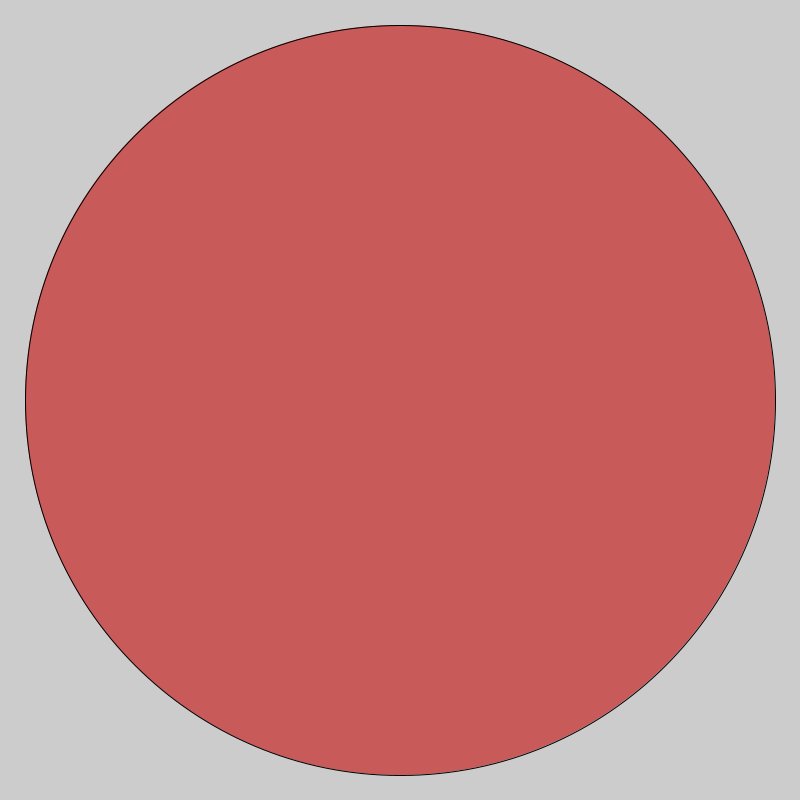
Frame 1 (no input)
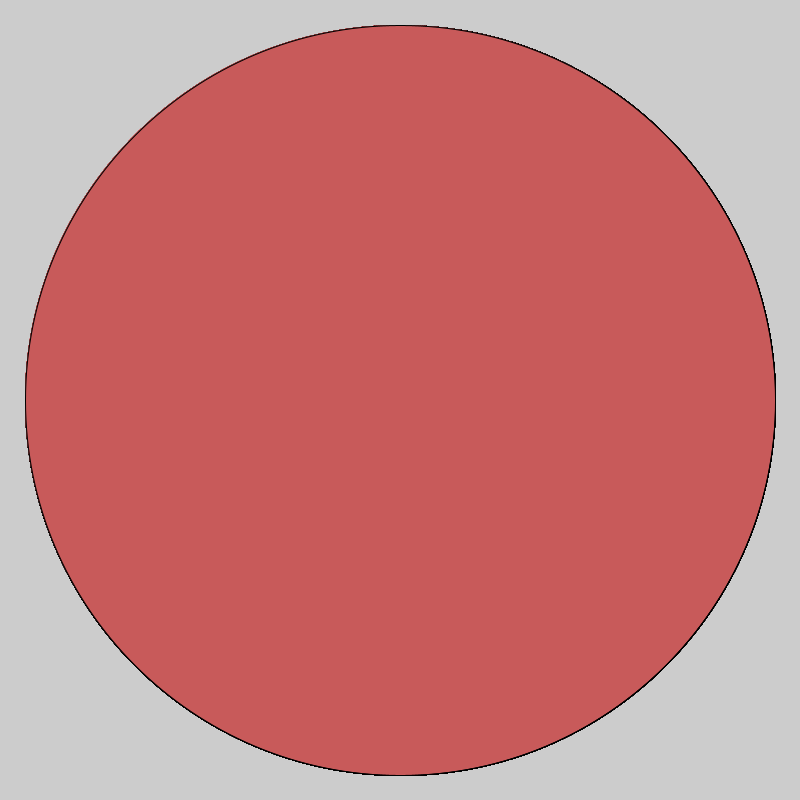
Frame 60 (the mouse pressed at the canvas centre just before this capture)
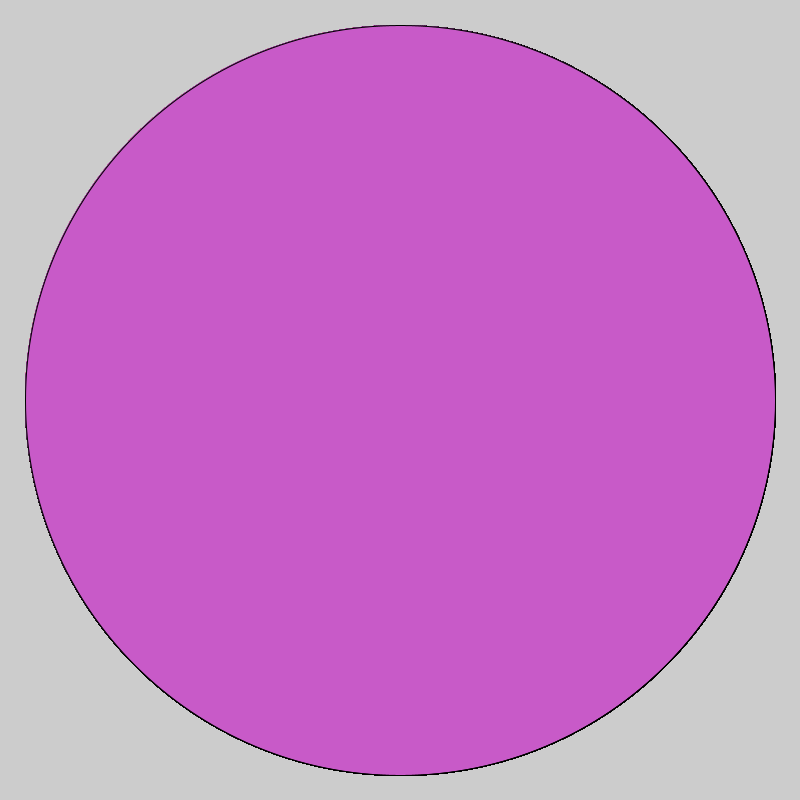
Frame 120 (the mouse held since frame 60 and released just before this capture)

The Processing sketch that drew these frames (run headless with seeded random() and noise(); from frame 60 on, the mouse is pressed at the canvas centre):

// Processing sketch: Lojical_dot
// ── Lojical_dot.pde
void setup () {
  size(800, 800);
}



void draw () {
fill(200, 90, 90);
if (mousePressed){fill(200, 90, 200);};

  ellipse(400, 400, 750, 750);
} 
